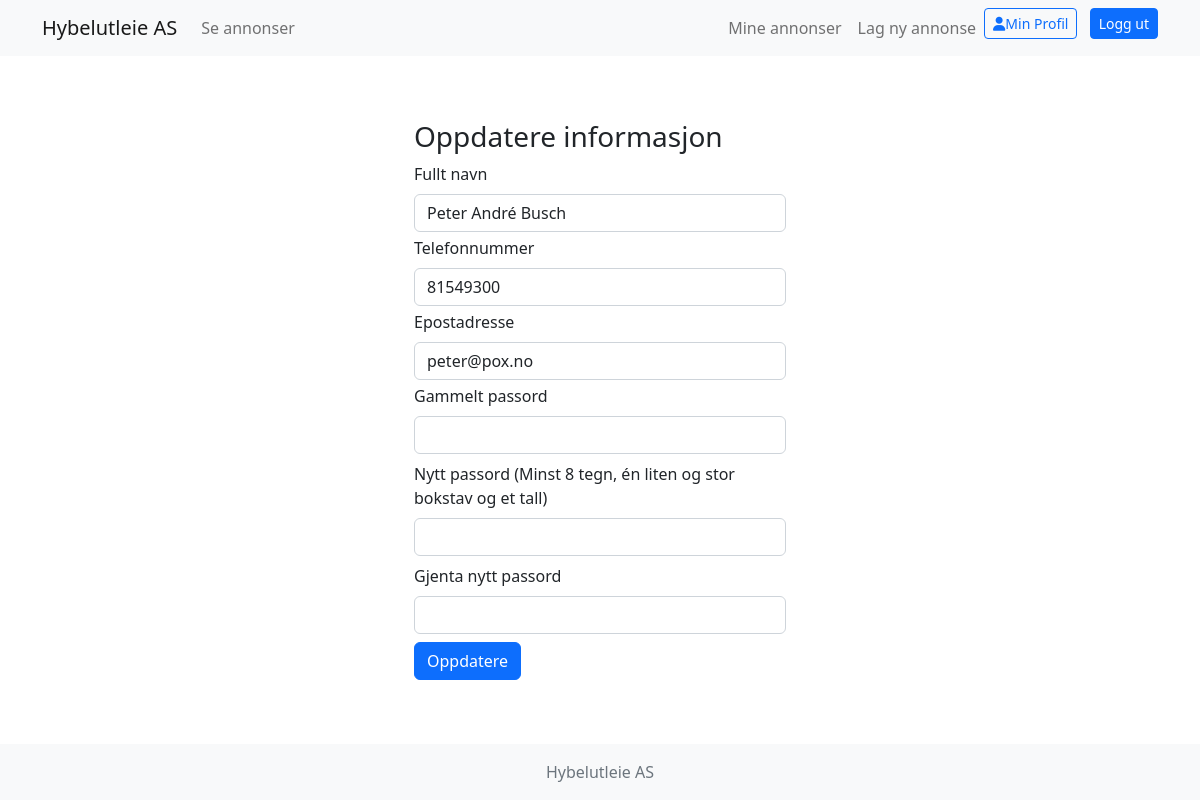
Screenshot of /public/pages/updateUser.php (signed in) with the database file from the repository.
### tables this page shows
CREATE TABLE `user` (
  `user_id` int(11) NOT NULL,
  `user_name` varchar(255) NOT NULL,
  `user_phone` varchar(15) NOT NULL,
  `user_email` varchar(255) NOT NULL,
  `user_hashed_password` varchar(255) NOT NULL
);

### private/initialize.php (called while the page is built, shortened)
<?php
    $session = new Session;
?>

### private/classes/session.class.php (called while the page is built, shortened)
<?php
require_once(__DIR__ . "/../initialize.php");
class Session {
    private function check_stored_login() {
        if (isset($_SESSION["user_id"])) {
            $this->user_id = $_SESSION["user_id"];
        }
    }
}

### private/classes/user.class.php (called while the page is built, shortened)
<?php
require_once(__DIR__ . '/../initialize.php');
class User extends Database {
    public function user_by_id($user_id)
    {
        $sql = "SELECT * FROM user WHERE user_id=?";
        $stmt = Database::$db->prepare($sql);
        $stmt->bind_param("s", $user_id);
        $stmt->execute();
        $result = $stmt->get_result();
        $user = $result->fetch_object();
        return $user;
    }
}

### public/pages/updateUser.php (the view, shortened to what this page needs)
<?php
require_once('../../private/initialize.php');
include(INC_PATH . '/header.php');
$user = new User;
$user = $user->user_by_id($session->user_id);
?>
<div class="container h-100 d-flex align-items-center">
    <div class="col-md-4 py-3 mx-auto">
        <h3>Oppdatere informasjon</h3>
        <form action="<?php echo htmlspecialchars($_SERVER["PHP_SELF"]); ?>" method="POST">
            <div class="form-outline mb-1">
                <label class="form-label" for="name">Fullt navn</label>
                <input type="text" name="user_name" id="name" class="form-control" value="<?php echo $user->user_name; ?>" />
            </div>
            <div class="form-outline mb-1">
                <label class="form-label" for="phone">Telefonnummer</label>
                <input type="text" name="user_phone" id="phone" class="form-control" value="<?php echo $user->user_phone; ?>" />
            </div>
            <div class="form-outline mb-1">
                <label class="form-label" for="email">Epostadresse</label>
                <input type="email" name="user_email" id="email" class="form-control" value="<?php echo $user->user_email; ?>" />
            </div>
            <div class="form-outline mb-2">
                <label class="form-label" for="password">Gammelt passord</label>
                <input type="password" name="user_old_password" id="password" class="form-control" />
            </div>
            <div class="form-outline mb-2">
                <label class="form-label" for="password">Nytt passord (Minst 8 tegn, én liten og stor bokstav og et tall)</label>
                <input type="password" name="user_password" id="password" class="form-control" />
            </div>
            <div class="form-outline mb-2">
                <label class="form-label" for="check_password">Gjenta nytt passord</label>
                <input type="password" name="user_check_password" id="check_password" class="form-control" />
            </div>
            <button type="submit" name="submit" class="btn btn-primary">Oppdatere</button>
        </form>
    </div>
</div>
<?php
include(INC_PATH . '/footer.php');

### rows the page displays
user: user_name "Peter André Busch", user_phone "81549300", user_email "peter@pox.no"
